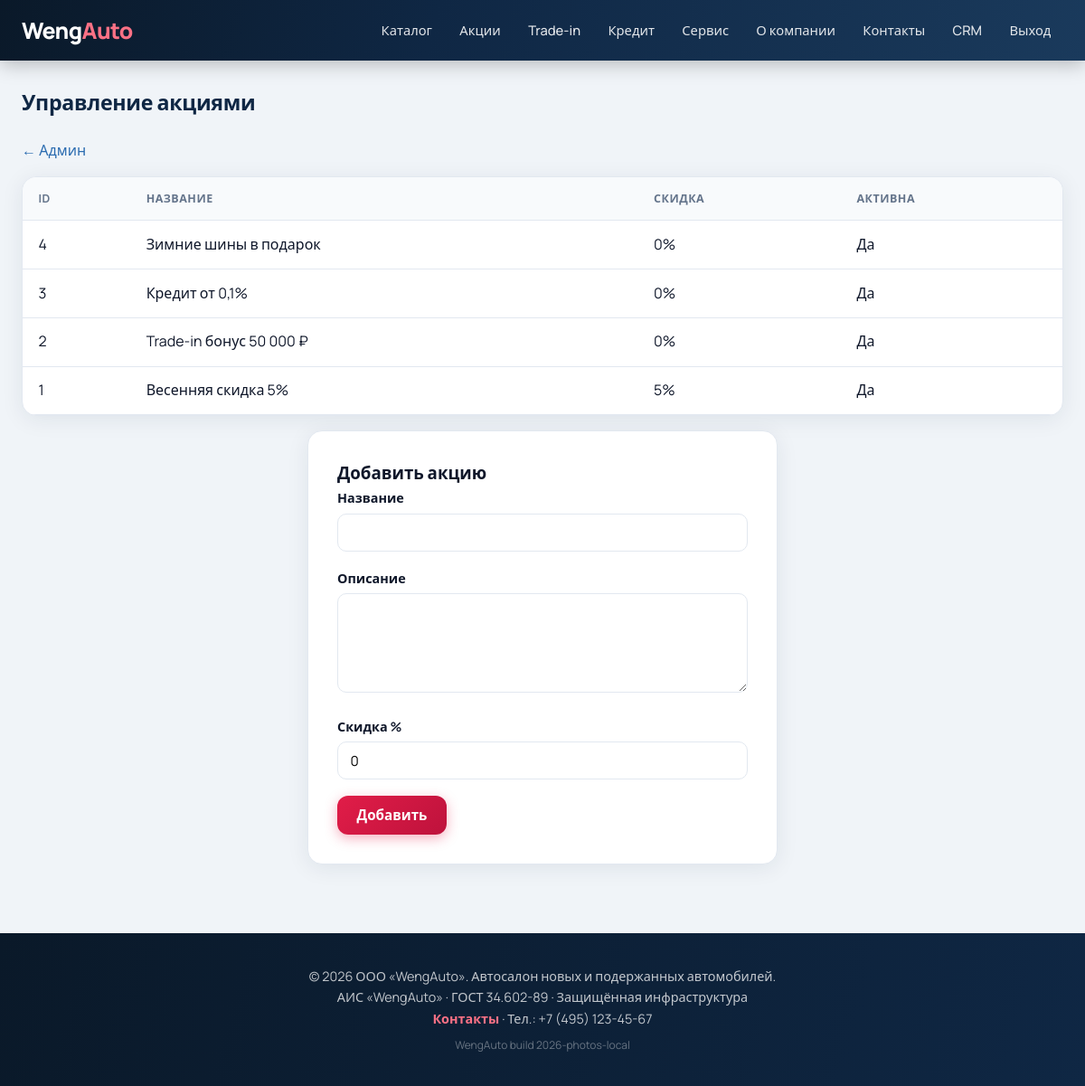
The page /admin/promos (signed in) on the database its author committed.
### models.py (models this page shows)
class Promo(db.Model):
    __tablename__ = 'promos'
    id = db.Column(db.Integer, primary_key=True)
    title = db.Column(db.String(200), nullable=False)
    description = db.Column(db.Text)
    discount_percent = db.Column(db.Integer, default=0)
    active = db.Column(db.Boolean, default=True)
    valid_until = db.Column(db.DateTime)
    created_at = db.Column(db.DateTime, default=datetime.utcnow)

### modules/admin.py (the view)
@admin_bp.route('/promos')
@login_required
@role_required('admin', 'marketing')
def promos():
    items = Promo.query.order_by(Promo.created_at.desc()).all()
    return render_template('admin/promos.html', promos=items)

### modules/auth.py (called while the page is built, shortened)
def role_required(*roles):
    def decorator(f):
        @wraps(f)
        def wrapped(*args, **kwargs):
            if not current_user.is_authenticated:
                return redirect(url_for('auth.login', next=request.path))
            if not current_user.is_active:
                logout_user()
                flash('Учётная запись отключена', 'danger')
                return redirect(url_for('auth.login'))
            return f(*args, **kwargs)
        return wrapped
    return decorator

### modules/security.py (called while the page is built)
def is_blocked_user_agent(ua: str) -> bool:
    if not ua or len(ua) < 10:
        return True
    low = ua.lower()
    allowed = current_app.config.get('ALLOWED_BOT_UA', [])
    if any(a in low for a in allowed):
        return False
    blocked = current_app.config.get('BLOCKED_UA_SUBSTRINGS', [])
    return any(b in low for b in blocked)

def looks_like_scraper() -> bool:
    ua = request.headers.get('User-Agent', '')
    if is_blocked_user_agent(ua):
        return True
    if not ua:
        return True
    accept = request.headers.get('Accept', '')
    if request.method == 'GET' and request.path not in ('/robots.txt', '/sitemap.xml'):
        if not accept:
            return True
        if 'text/html' not in accept and '*/*' not in accept and 'application/json' in accept:
            if not request.path.startswith('/api/'):
                return True
    if request.method == 'GET' and not request.path.startswith('/api/'):
        if not request.headers.get('Accept-Language') and 'mozilla' not in ua.lower():
            return True
    return False

def anti_bot_middleware():
    if request.path.startswith('/static/'):
        return None
    if current_app.config.get('TESTING'):
        ua = request.headers.get('User-Agent', '')
        if is_blocked_user_agent(ua):
            abort(403)
        return None
    if looks_like_scraper():
        abort(403)
    return None

### templates/admin/promos.html (shortened to what this page needs)
{% extends "base.html" %}
{% block content %}
<h1 class="section-title">Управление акциями</h1>
<p><a href="{{ url_for('admin.index') }}">← Админ</a></p>
<div class="table-wrap" style="margin: 1rem 0;">
  <table>
    <thead><tr><th>ID</th><th>Название</th><th>Скидка</th><th>Активна</th></tr></thead>
    <tbody>
      {% for p in promos %}
      <tr>
        <td>{{ p.id }}</td>
        <td>{{ p.title }}</td>
        <td>{{ p.discount_percent }}%</td>
        <td>{% if p.active %}Да{% else %}Нет{% endif %}</td>
      </tr>
      {% endfor %}
    </tbody>
  </table>
</div>
<div class="form-card">
  <h3>Добавить акцию</h3>
  <form method="post" action="{{ url_for('admin.add_promo') }}">
    <div class="form-group"><label>Название</label><input name="title" required></div>
    <div class="form-group"><label>Описание</label><textarea name="description"></textarea></div>
    <div class="form-group"><label>Скидка %</label><input name="discount_percent" type="number" value="0"></div>
    <button type="submit" class="btn btn-primary">Добавить</button>
  </form>
</div>
{% endblock %}

### static/css/style.css (style rules this page uses)
:root { --primary: #0f2744; --primary-mid: #1a3a5c; --primary-light: #2b6cb0; --accent: #e11d48; --accent-hover: #be123c; --gold: #d4a017; --success: #059669; --bg: #f0f4f8; --card: #ffffff; --text: #0f172a; --muted: #64748b; --border: #e2e8f0; --radius: 16px; --shadow: 0 4px 24px rgba(15, 39, 68, 0.08); --shadow-lg: 0 12px 40px rgba(15, 39, 68, 0.14); }
* { box-sizing: border-box; margin: 0; padding: 0; }
body { font-family: 'Manrope', system-ui, sans-serif; background: var(--bg); color: var(--text); line-height: 1.6; min-height: 100vh; display: flex; flex-direction: column; }
a { color: var(--primary-light); text-decoration: none; transition: color 0.2s; }
.btn { display: inline-flex; align-items: center; justify-content: center; gap: 0.4rem; padding: 0.7rem 1.35rem; border-radius: 12px; font-weight: 700; font-size: 0.95rem; border: none; cursor: pointer; transition: transform 0.15s, box-shadow 0.2s, background 0.2s; font-family: inherit; }
.btn-primary { background: linear-gradient(135deg, #e11d48, #be123c); color: #fff; box-shadow: 0 4px 14px rgba(225, 29, 72, 0.35); }
.section-title { font-size: 1.45rem; font-weight: 800; margin-bottom: 1.35rem; color: var(--primary); letter-spacing: -0.3px; display: flex; align-items: center; gap: 0.5rem; }
.filters input, .filters select, .form-group input, .form-group select, .form-group textarea { width: 100%; padding: 0.6rem 0.85rem; border: 1.5px solid var(--border); border-radius: 10px; font-size: 0.95rem; font-family: inherit; transition: border-color 0.2s, box-shadow 0.2s; background: #fff; }
.form-card { background: var(--card); padding: 2rem; border-radius: var(--radius); box-shadow: var(--shadow); max-width: 520px; margin: 0 auto; border: 1px solid var(--border); }
.form-group { margin-bottom: 1.1rem; }
.form-group label { display: block; font-weight: 600; margin-bottom: 0.35rem; font-size: 0.9rem; color: var(--text); }
.form-group textarea { min-height: 110px; resize: vertical; }
.table-wrap { overflow-x: auto; background: var(--card); border-radius: var(--radius); box-shadow: var(--shadow); border: 1px solid var(--border); }
table { width: 100%; border-collapse: collapse; }
th, td { padding: 0.85rem 1.1rem; text-align: left; border-bottom: 1px solid var(--border); }
th { background: #f8fafc; font-weight: 700; font-size: 0.78rem; text-transform: uppercase; letter-spacing: 0.04em; color: var(--muted); }

### rows shown on the page
Promo: id "4", title "Зимние шины в подарок", discount_percent "0", active "Да"
Promo: id "3", title "Кредит от 0,1%", discount_percent "0", active "Да"
Promo: id "2", title "Trade-in бонус 50 000 ₽", discount_percent "0", active "Да"
Promo: id "1", title "Весенняя скидка 5%", discount_percent "5", active "Да"
